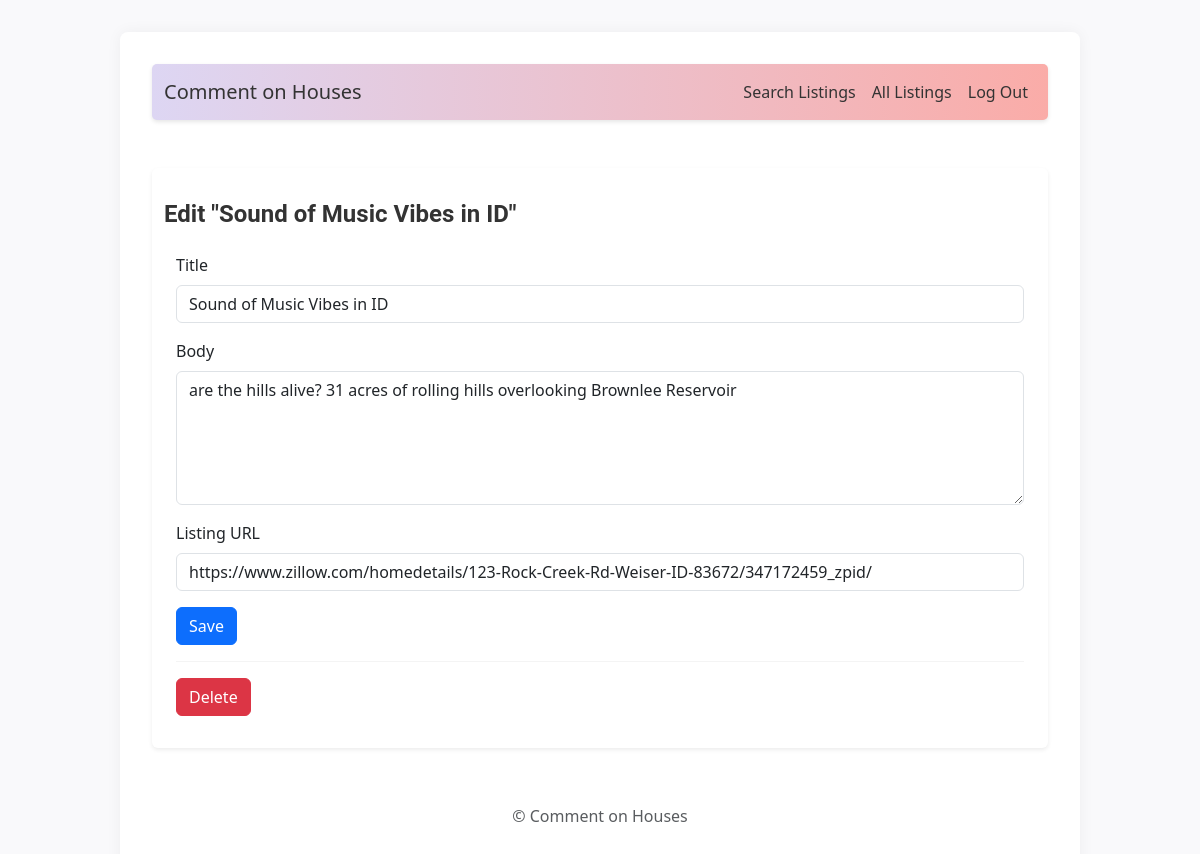
Page /18/update (signed in) on the committed database.
### tables this page shows
CREATE TABLE post (
  id INTEGER PRIMARY KEY AUTOINCREMENT,
  author_id INTEGER NOT NULL,
  created TIMESTAMP NOT NULL DEFAULT CURRENT_TIMESTAMP,
  title TEXT NOT NULL,
  body TEXT NOT NULL,
  listing TEXT,
  state TEXT,
  FOREIGN KEY (author_id) REFERENCES user (id)
);

### flaskr/blog.py (the view, shortened to what this page needs)
@bp.route('/<int:id>/update', methods=('GET', 'POST'))
@login_required
def update(id):
    post = get_post(id)
    return render_template('blog/update.html', post=post)

### flaskr/auth.py (called while the page is built)
def login_required(view):
    @functools.wraps(view)
    def wrapped_view(**kwargs):
        if g.user is None:
            return redirect(url_for('auth.login'))
        return view(**kwargs)
    return wrapped_view

@bp.before_app_request
def load_logged_in_user():
    user_id = session.get('user_id')
    if user_id is None:
        g.user = None
    else:
        g.user = get_db().execute(
            'SELECT * FROM user WHERE id = ?', (user_id,)
        ).fetchone()

### flaskr/blog.py (called while the page is built)
def get_post(id, check_author=True):
    post = get_db().execute(
        'SELECT p.id, title, body, created, author_id, username, listing'
        ' FROM post p JOIN user u ON p.author_id = u.id'
        ' WHERE p.id = ?',
        (id,)
    ).fetchone()
    if post is None:
        abort(404, f"Post id {id} doesn't exist.")
    if check_author and post['author_id'] != g.user['id']:
        abort(403)
    return post

### flaskr/db.py (called while the page is built)
def get_db():
    if 'db' not in g:
        g.db = sqlite3.connect(
            current_app.config['DATABASE'],
            detect_types=sqlite3.PARSE_DECLTYPES
        )
        g.db.row_factory = sqlite3.Row
    return g.db

### flaskr/templates/blog/update.html
{% extends 'base.html' %}
{% block header %}
  <h1>{% block title %}Edit "{{ post['title'] }}"{% endblock %}</h1>
{% endblock %}
{% block content %}
  <div class="container mt-4">
    <form method="post">
      <div class="mb-3">
        <label for="title" class="form-label">Title</label>
        <input type="text" class="form-control" name="title" id="title" value="{{ request.form['title'] or post['title'] }}" required>
      </div>
      <div class="mb-3">
        <label for="body" class="form-label">Body</label>
        <textarea class="form-control" name="body" id="body" rows="5">{{ request.form['body'] or post['body'] }}</textarea>
      </div>
      <div class="mb-3">
        <label for="listing" class="form-label">Listing URL</label>
        <input type="url" class="form-control" name="listing" id="listing" value="{{ request.form['listing'] or post['listing'] }}">
      </div>
      <button type="submit" class="btn btn-primary">Save</button>
    </form>
    <hr>
    <form action="{{ url_for('blog.delete', id=post['id']) }}" method="post">
      <button type="submit" class="btn btn-danger" onclick="return confirm('Are you sure?');">Delete</button>
    </form>
  </div>
{% endblock %}

### flaskr/static/style.css (style rules this page uses)
html { font-family: "Roboto", sans-serif; background: #f9f9fb; color: #424242; line-height: 1.6; }
body { max-width: 80vw; margin: 2rem auto; background: #fff; padding: 2rem; box-shadow: 0 0 15px rgba(0, 0, 0, 0.05); border-radius: 8px; }
h1 { font-family: 'Roboto'; color: #333; font-size: 1.5rem; margin: 1rem 0; margin-top: 0; align-self: center; font-weight: bold; }
hr { border: none; border-top: 1px solid lightgray; }

### rows in the picture
post: title "Sound of Music Vibes in ID", body "are the hills alive? 31 acres of rolling hills overlooking Brownlee Reservoir", listing "https://www.zillow.com/homedetails/123-Rock-Creek-Rd-Weiser-ID-83672/347172459_zpid/"
